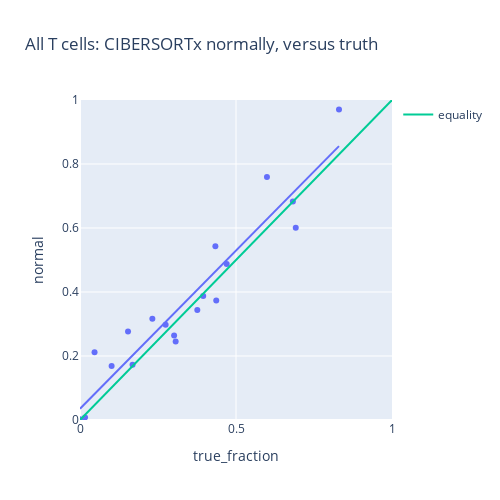

Here is the notebook cell this chart was saved with:
### Code cell
fig = px.scatter(
    df.loc["T"],
    x="true_fraction",
    y="normal",
    title="All T cells: CIBERSORTx normally, versus truth",
    trendline="ols"
)
fig.add_trace(go.Scatter(x=[0, 1], y=[0, 1], mode='lines', name='equality'))
fig.update_xaxes(range=[0, 1])
fig.update_yaxes(range=[0, 1])
fig.update_layout(width=500, height=500)
fig.show()

### Figure 1 — Plotly figure (JSON) as saved in the notebook; plotly's stock layout.template omitted (floating-point values rounded to 4 significant figures)
{"data": [{"hovertemplate": "true_fraction=%{x}<br>normal=%{y}<extra></extra>", "legendgroup": "", "marker": {"color": "#636efa", "symbol": "circle"}, "mode": "markers", "name": "", "orientation": "v", "showlegend": false, "type": "scatter", "x": [0.376, 0.3016, 0, 0.6915, 0.4339, 0.6823, 0.1013, 0.8301, 0.3066, 0.0466, 0.0162, 0.1684, 0.4367, 0.1539, 0.2319, 0.4702, 0.2745, 0.3949, 0.5992], "xaxis": "x", "y": [0.344, 0.2639, 0.0021, 0.6006, 0.5426, 0.6824, 0.1686, 0.9703, 0.2455, 0.2117, 0.008175, 0.1723, 0.3737, 0.2764, 0.3162, 0.4871, 0.2976, 0.3877, 0.7596], "yaxis": "y"}, {"hovertemplate": "<b>OLS trendline</b><br>normal = 0.988602 * true_fraction + 0.0352082<br>R<sup>2</sup>=0.900406<br><br>true_fraction=%{x}<br>normal=%{y} <b>(trend)</b><extra></extra>", "legendgroup": "", "marker": {"color": "#636efa", "symbol": "circle"}, "mode": "lines", "name": "", "showlegend": false, "type": "scatter", "x": [0, 0.0162, 0.0466, 0.1013, 0.1539, 0.1684, 0.2319, 0.2745, 0.3016, 0.3066, 0.376, 0.3949, 0.4339, 0.4367, 0.4702, 0.5992, 0.6823, 0.6915, 0.8301], "xaxis": "x", "y": [0.03521, 0.05122, 0.08128, 0.1354, 0.1874, 0.2017, 0.2645, 0.3066, 0.3334, 0.3383, 0.4069, 0.4256, 0.4642, 0.4669, 0.5, 0.6276, 0.7097, 0.7188, 0.8558], "yaxis": "y"}, {"mode": "lines", "name": "equality", "type": "scatter", "x": [0, 1], "y": [0, 1]}], "layout": {"height": 500, "legend": {"tracegroupgap": 0}, "title": {"text": "All T cells: CIBERSORTx normally, versus truth"}, "width": 500, "xaxis": {"anchor": "y", "domain": [0, 1], "range": [0, 1], "title": {"text": "true_fraction"}}, "yaxis": {"anchor": "x", "domain": [0, 1], "range": [0, 1], "title": {"text": "normal"}}}}
